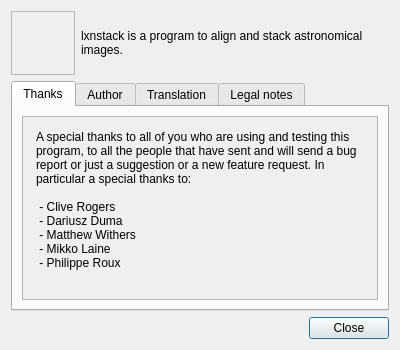
<?xml version="1.0" encoding="UTF-8"?>
<ui version="4.0">
 <author>Maurizio D'Addona</author>
 <class>AboutDialog</class>
 <widget class="QDialog" name="AboutDialog">
  <property name="geometry">
   <rect>
    <x>0</x>
    <y>0</y>
    <width>400</width>
    <height>350</height>
   </rect>
  </property>
  <property name="windowTitle">
   <string>About lxnstack</string>
  </property>
  <layout class="QVBoxLayout" name="verticalLayout">
   <item>
    <layout class="QHBoxLayout" name="horizontalLayout">
     <item>
      <widget class="QLabel" name="label_4">
       <property name="minimumSize">
        <size>
         <width>64</width>
         <height>64</height>
        </size>
       </property>
       <property name="maximumSize">
        <size>
         <width>64</width>
         <height>64</height>
        </size>
       </property>
       <property name="frameShape">
        <enum>QFrame::StyledPanel</enum>
       </property>
       <property name="frameShadow">
        <enum>QFrame::Raised</enum>
       </property>
       <property name="text">
        <string/>
       </property>
       <property name="pixmap">
        <pixmap>../lxnstack.png</pixmap>
       </property>
       <property name="scaledContents">
        <bool>true</bool>
       </property>
      </widget>
     </item>
     <item>
      <widget class="QLabel" name="label_2">
       <property name="text">
        <string>lxnstack is a program to align and stack astronomical images.</string>
       </property>
       <property name="alignment">
        <set>Qt::AlignLeading|Qt::AlignLeft|Qt::AlignVCenter</set>
       </property>
       <property name="wordWrap">
        <bool>true</bool>
       </property>
       <property name="margin">
        <number>10</number>
       </property>
      </widget>
     </item>
    </layout>
   </item>
   <item>
    <widget class="QTabWidget" name="tabWidget">
     <property name="currentIndex">
      <number>0</number>
     </property>
     <widget class="QWidget" name="tab_4">
      <attribute name="title">
       <string>Thanks</string>
      </attribute>
      <layout class="QVBoxLayout" name="verticalLayout_7">
       <item>
        <widget class="QScrollArea" name="scrollArea_3">
         <property name="frameShape">
          <enum>QFrame::StyledPanel</enum>
         </property>
         <property name="frameShadow">
          <enum>QFrame::Plain</enum>
         </property>
         <property name="widgetResizable">
          <bool>true</bool>
         </property>
         <widget class="QWidget" name="scrollAreaWidgetContents_3">
          <property name="geometry">
           <rect>
            <x>0</x>
            <y>0</y>
            <width>370</width>
            <height>200</height>
           </rect>
          </property>
          <layout class="QVBoxLayout" name="verticalLayout_8">
           <item>
            <widget class="QLabel" name="label_7">
             <property name="text">
              <string>A special thanks to all of you who are using and testing this program, to all the people that have sent and will send a bug report or just a suggestion or a new feature request. In particular a special thanks to:

 - Clive Rogers
 - Dariusz Duma
 - Matthew Withers
 - Mikko Laine
 - Philippe Roux</string>
             </property>
             <property name="alignment">
              <set>Qt::AlignLeading|Qt::AlignLeft|Qt::AlignTop</set>
             </property>
             <property name="wordWrap">
              <bool>true</bool>
             </property>
             <property name="margin">
              <number>4</number>
             </property>
             <property name="indent">
              <number>4</number>
             </property>
            </widget>
           </item>
          </layout>
         </widget>
        </widget>
       </item>
      </layout>
     </widget>
     <widget class="QWidget" name="tab">
      <attribute name="title">
       <string>Author</string>
      </attribute>
      <layout class="QVBoxLayout" name="verticalLayout_2">
       <item>
        <widget class="QLabel" name="label_3">
         <property name="text">
          <string>lxnstack  Copyright (C) 2013-2014 
 Maurizio D'Addona &lt;mauritiusdadd@gmail.com&gt;</string>
         </property>
         <property name="alignment">
          <set>Qt::AlignCenter</set>
         </property>
         <property name="margin">
          <number>10</number>
         </property>
        </widget>
       </item>
       <item>
        <widget class="QLabel" name="label">
         <property name="sizePolicy">
          <sizepolicy hsizetype="Preferred" vsizetype="MinimumExpanding">
           <horstretch>0</horstretch>
           <verstretch>0</verstretch>
          </sizepolicy>
         </property>
         <property name="text">
          <string>This program comes with ABSOLUTELY NO WARRANTY.

This is free software, and you are welcome to redistribute it under certain conditions. 

If you find a bug in this program, please send me an e-mail and i will try to resolve it :)</string>
         </property>
         <property name="alignment">
          <set>Qt::AlignLeading|Qt::AlignLeft|Qt::AlignTop</set>
         </property>
         <property name="wordWrap">
          <bool>true</bool>
         </property>
         <property name="margin">
          <number>10</number>
         </property>
         <property name="openExternalLinks">
          <bool>true</bool>
         </property>
        </widget>
       </item>
      </layout>
     </widget>
     <widget class="QWidget" name="tab_2">
      <attribute name="title">
       <string>Translation</string>
      </attribute>
      <layout class="QVBoxLayout" name="verticalLayout_5">
       <item>
        <widget class="QScrollArea" name="scrollArea_2">
         <property name="frameShadow">
          <enum>QFrame::Plain</enum>
         </property>
         <property name="widgetResizable">
          <bool>true</bool>
         </property>
         <widget class="QWidget" name="scrollAreaWidgetContents_2">
          <property name="geometry">
           <rect>
            <x>0</x>
            <y>0</y>
            <width>93</width>
            <height>200</height>
           </rect>
          </property>
          <layout class="QVBoxLayout" name="verticalLayout_6">
           <item>
            <widget class="QLabel" name="label_6">
             <property name="text">
              <string>The following translations are available:

Italian:
  by the author

English:
  by the author</string>
             </property>
             <property name="alignment">
              <set>Qt::AlignLeading|Qt::AlignLeft|Qt::AlignTop</set>
             </property>
             <property name="wordWrap">
              <bool>true</bool>
             </property>
             <property name="margin">
              <number>5</number>
             </property>
             <property name="openExternalLinks">
              <bool>true</bool>
             </property>
            </widget>
           </item>
          </layout>
         </widget>
        </widget>
       </item>
      </layout>
     </widget>
     <widget class="QWidget" name="tab_3">
      <attribute name="title">
       <string>Legal notes</string>
      </attribute>
      <layout class="QVBoxLayout" name="verticalLayout_3">
       <item>
        <widget class="QScrollArea" name="scrollArea">
         <property name="frameShadow">
          <enum>QFrame::Plain</enum>
         </property>
         <property name="widgetResizable">
          <bool>true</bool>
         </property>
         <widget class="QWidget" name="scrollAreaWidgetContents">
          <property name="geometry">
           <rect>
            <x>0</x>
            <y>0</y>
            <width>195</width>
            <height>396</height>
           </rect>
          </property>
          <layout class="QVBoxLayout" name="verticalLayout_4">
           <item>
            <widget class="QLabel" name="label_5">
             <property name="frameShape">
              <enum>QFrame::NoFrame</enum>
             </property>
             <property name="frameShadow">
              <enum>QFrame::Plain</enum>
             </property>
             <property name="text">
              <string>This program is free software: you can redistribute it and/or modify it under the terms of the GNU General Public License as published by the Free Software Foundation, either version 3 of the License, or (at your option) any later version.

This program is distributed in the hope that it will be useful, but WITHOUT ANY WARRANTY; without even the implied warranty of MERCHANTABILITY or FITNESS FOR A PARTICULAR PURPOSE.  See the GNU General Public License for more details.

You should have received a copy of the GNU General Public License along with this program. If not, see http://www.gnu.org/licenses/</string>
             </property>
             <property name="textFormat">
              <enum>Qt::AutoText</enum>
             </property>
             <property name="alignment">
              <set>Qt::AlignLeading|Qt::AlignLeft|Qt::AlignTop</set>
             </property>
             <property name="wordWrap">
              <bool>true</bool>
             </property>
             <property name="margin">
              <number>5</number>
             </property>
             <property name="openExternalLinks">
              <bool>true</bool>
             </property>
            </widget>
           </item>
          </layout>
         </widget>
        </widget>
       </item>
      </layout>
     </widget>
    </widget>
   </item>
   <item>
    <widget class="QDialogButtonBox" name="buttonBox">
     <property name="orientation">
      <enum>Qt::Horizontal</enum>
     </property>
     <property name="standardButtons">
      <set>QDialogButtonBox::Close</set>
     </property>
    </widget>
   </item>
  </layout>
 </widget>
 <tabstops>
  <tabstop>tabWidget</tabstop>
  <tabstop>scrollArea_2</tabstop>
  <tabstop>scrollArea</tabstop>
  <tabstop>buttonBox</tabstop>
 </tabstops>
 <resources/>
 <connections>
  <connection>
   <sender>buttonBox</sender>
   <signal>accepted()</signal>
   <receiver>AboutDialog</receiver>
   <slot>accept()</slot>
   <hints>
    <hint type="sourcelabel">
     <x>248</x>
     <y>254</y>
    </hint>
    <hint type="destinationlabel">
     <x>157</x>
     <y>274</y>
    </hint>
   </hints>
  </connection>
  <connection>
   <sender>buttonBox</sender>
   <signal>rejected()</signal>
   <receiver>AboutDialog</receiver>
   <slot>reject()</slot>
   <hints>
    <hint type="sourcelabel">
     <x>316</x>
     <y>260</y>
    </hint>
    <hint type="destinationlabel">
     <x>286</x>
     <y>274</y>
    </hint>
   </hints>
  </connection>
 </connections>
</ui>
